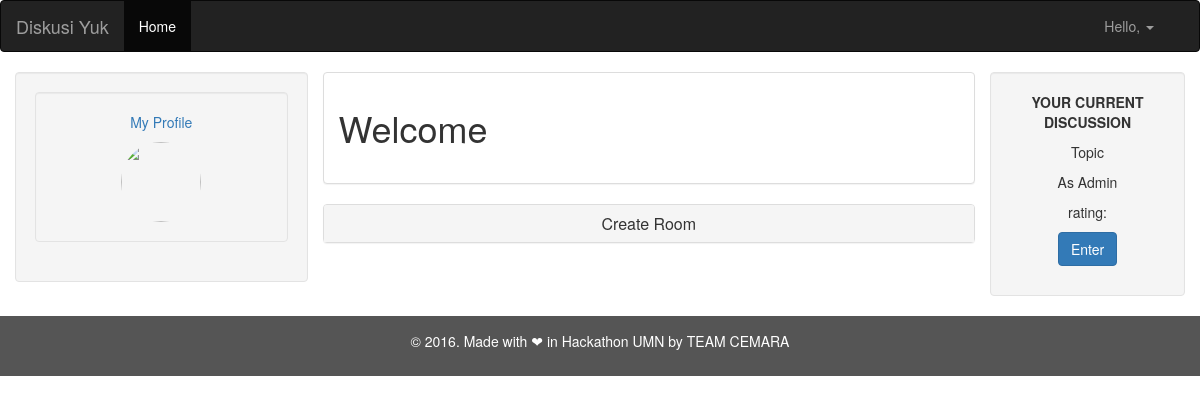
The app's page /user/home.php, older data.
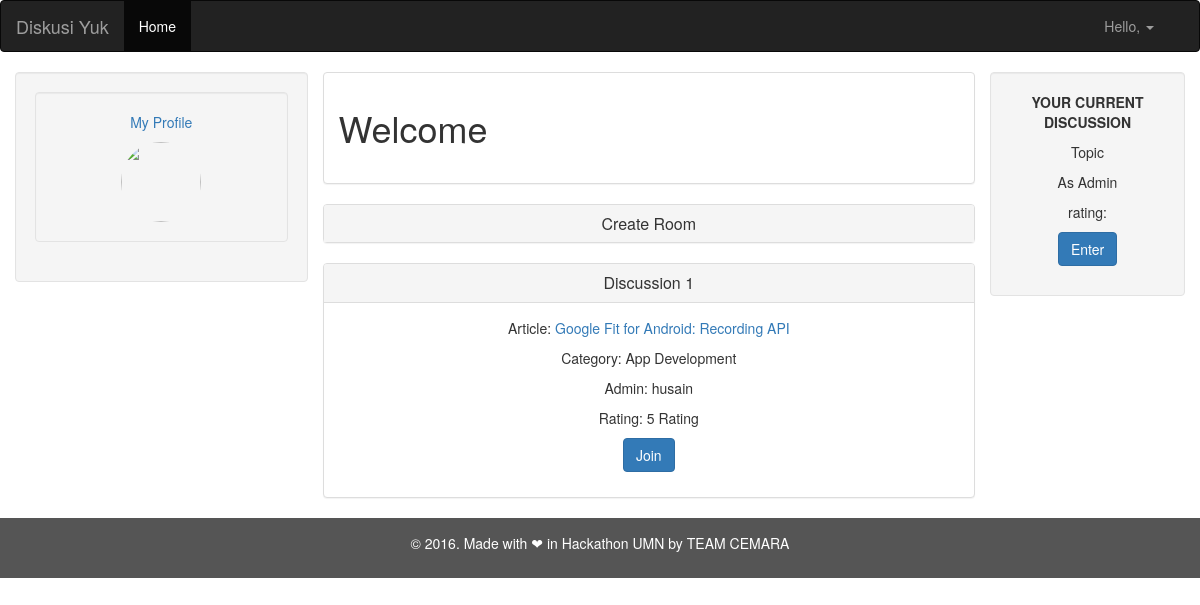
The same page, newer data.
### tables this page shows
CREATE TABLE `categories` (
  `id_categories` int(11) NOT NULL,
  `name_categories` varchar(40) NOT NULL
);

CREATE TABLE `discussion` (
  `id_discussion_forum` int(11) NOT NULL,
  `start_date_discussion` timestamp NOT NULL DEFAULT '0000-00-00 00:00:00',
  `finish_date_discussion` timestamp NOT NULL DEFAULT '0000-00-00 00:00:00',
  `name_discussion` varchar(40) NOT NULL,
  `rating_discussion` int(11) NOT NULL DEFAULT '0',
  `id_user` int(11) NOT NULL,
  `id_articles` int(11) NOT NULL
);

CREATE TABLE `articles` (
  `id_articles` int(11) NOT NULL,
  `title_articles` varchar(120) NOT NULL,
  `url_articles` text NOT NULL,
  `img_url_articles` text NOT NULL,
  `source_name_articles` varchar(80) NOT NULL,
  `source_url_articles` text NOT NULL,
  `id_categories` int(11) NOT NULL
);

CREATE TABLE `user` (
  `id_user` int(11) NOT NULL,
  `nick_name` varchar(40) NOT NULL,
  `username` varchar(40) NOT NULL,
  `user_password` varchar(40) NOT NULL,
  `user_photo` varchar(30) NOT NULL DEFAULT 'images.jpg'
);

### user/home.php (the view, shortened to what this page needs)
<?php
  $db = new PDO(DB_DSN, DB_USER, DB_PASS);
  $sql = "SELECT * FROM user WHERE username =:usr";
  $statement= $db->prepare($sql);
  $statement->execute(array(':usr'=> $_SESSION['login_user']));
  $user =  $statement->fetch();
  $user2 = $db->prepare("SELECT * FROM user u, discussion d WHERE u.username = :u AND u.id_user = d.id_user");
  $user2->bindValue(':u',$_SESSION['login_user']);
  $user2->execute();
  $user2 = $user2->fetch();
?>
<!DOCTYPE html>
<html lang="en">
<head>
  <link rel="stylesheet" href="https://maxcdn.bootstrapcdn.com/bootstrap/3.3.7/css/bootstrap.min.css">
  <link rel="stylesheet" href="./../css/option.css">
<nav class="navbar navbar-inverse">
  <div class="container-fluid">
    <div class="navbar-header">
      <a class="navbar-brand" href="#">Diskusi Yuk</a>
    </div>
    <div class="collapse navbar-collapse" id="myNavbar">
      <ul class="nav navbar-nav">
        <li class="active"><a href="home.php">Home</a></li>
      </ul>
      <nav class="collapse navbar-collapse bs-navbar-collapse navbar-right" role="navigation">
        <ul class="nav navbar-nav">
          <li class="dropdown">
            <a href="#" class="dropdown-toggle" data-toggle="dropdown">Hello, <?php echo $_SESSION['login_user']?>  <b class="caret"></b></a>
          </li>
        </ul>
      </nav>
    </div>
  </div>
</nav>
</head>
<body>
<div class="container text-center">
  <div class="row">
    <div class="col-sm-3 well">
      <div class="well">
        <p><a href="#">My Profile</a></p>
        <img src='./../img/<?php echo $user['user_photo']?>' class="img-circle" height="80" width="80" alt="<?php echo $user['user_photo']?>">
      </div>
    </div>
    <div class="col-sm-7">
      <div class="row">
        <div class="col-sm-12">
          <div class="panel panel-default text-left">
            <div class="panel-body">
              <h1>Welcome</h1>
            </div>
          </div>
        </div>
      </div>
      <?php if ($user2==null || (isset($user2) && $user2['finish_date_discussion'] != null)) {?>
        <div class="panel-group">
          <div class="panel panel-default">
            <div class="panel-heading">
              <h4 class="panel-title">
                <a data-toggle="collapse" data-parent="#accordion" href="#createroom">
                Create Room</a>
              </h4>
            </div>
                    <?php include('articles.php'); ?>
          </div>
        </div>
        <?php } ?>
      <div class="panel-group" id="accordion">
        <?php
        $i=0;
        $categories = $db->query('SELECT * FROM categories a, articles b, discussion c, user d WHERE a.id_categories = b.id_categories AND b.id_articles = c.id_articles AND c.id_user = d.id_user')->fetchALL();
        foreach ($categories as $key => $value) {
        $i++;?>
          <div class="panel panel-default">
            <div class="panel-heading">
              <h4 class="panel-title">
                <a data-toggle="collapse" data-parent="#accordion" href="#collapse<?php echo $i ?>"><?php echo $value['name_discussion']?></a>
              </h4>
            </div>
            <div id="collapse<?php echo $i ?>" class="panel-collapse collapse <?php if($i==1){echo "in";}?>">
              <div class="panel-body"><p>Article: <a href=<?php echo $value['url_articles']?>><?php echo $value['title_articles']?></a></p>
              <p>Category: <?php echo $value['name_categories']?></p>
              <p>Admin: <?php echo $value['nick_name']?></p>
              <p>Rating: <?php echo $value['rating_discussion']?> Rating<p>
              <a href="chat.php?s=<?php echo $value['id_user']?>"><button class="btn btn-primary">Join</button></a>
              </div>
            </div>
          </div>
    <?php } ?>
</div>
    </div>
      <div class="col-sm-2 well">
          <p><strong>YOUR CURRENT DISCUSSION</strong></p>
          <p>Topic<br><?php echo $user2['name_discussion'];?></p>
          <p>As Admin</p>
          <p>rating: <?php echo $user2['rating_discussion'];?></p>
          <a href="../admin/index.php" class="btn btn-primary">Enter</a>
      </div>
  </div>
</div>
<footer class="container-fluid text-center">
  <p>© 2016. Made with ❤ in Hackathon UMN by TEAM CEMARA </p>
</footer>
</body>
</html>

Row changes from the older to the newer data that the page shows:
added categories: discussion.name_discussion "Discussion 1", articles.title_articles "Google Fit for Android: Recording API", name_categories "App Development", user.nick_name "husain", discussion.rating_discussion "5"
